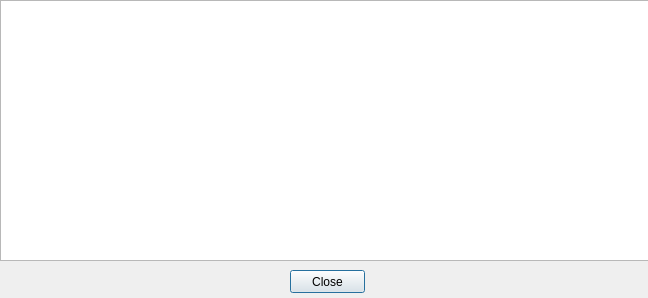
<?xml version="1.0" encoding="UTF-8"?>
<ui version="4.0">
 <class>DialogHelp</class>
 <widget class="QDialog" name="DialogHelp">
  <property name="geometry">
   <rect>
    <x>0</x>
    <y>0</y>
    <width>648</width>
    <height>298</height>
   </rect>
  </property>
  <property name="windowTitle">
   <string>Dialog</string>
  </property>
  <widget class="QGraphicsView" name="graphicsView">
   <property name="geometry">
    <rect>
     <x>0</x>
     <y>0</y>
     <width>711</width>
     <height>261</height>
    </rect>
   </property>
  </widget>
  <widget class="QPushButton" name="pushButton">
   <property name="geometry">
    <rect>
     <x>290</x>
     <y>270</y>
     <width>75</width>
     <height>23</height>
    </rect>
   </property>
   <property name="text">
    <string>Close</string>
   </property>
  </widget>
 </widget>
 <resources/>
 <connections/>
</ui>
